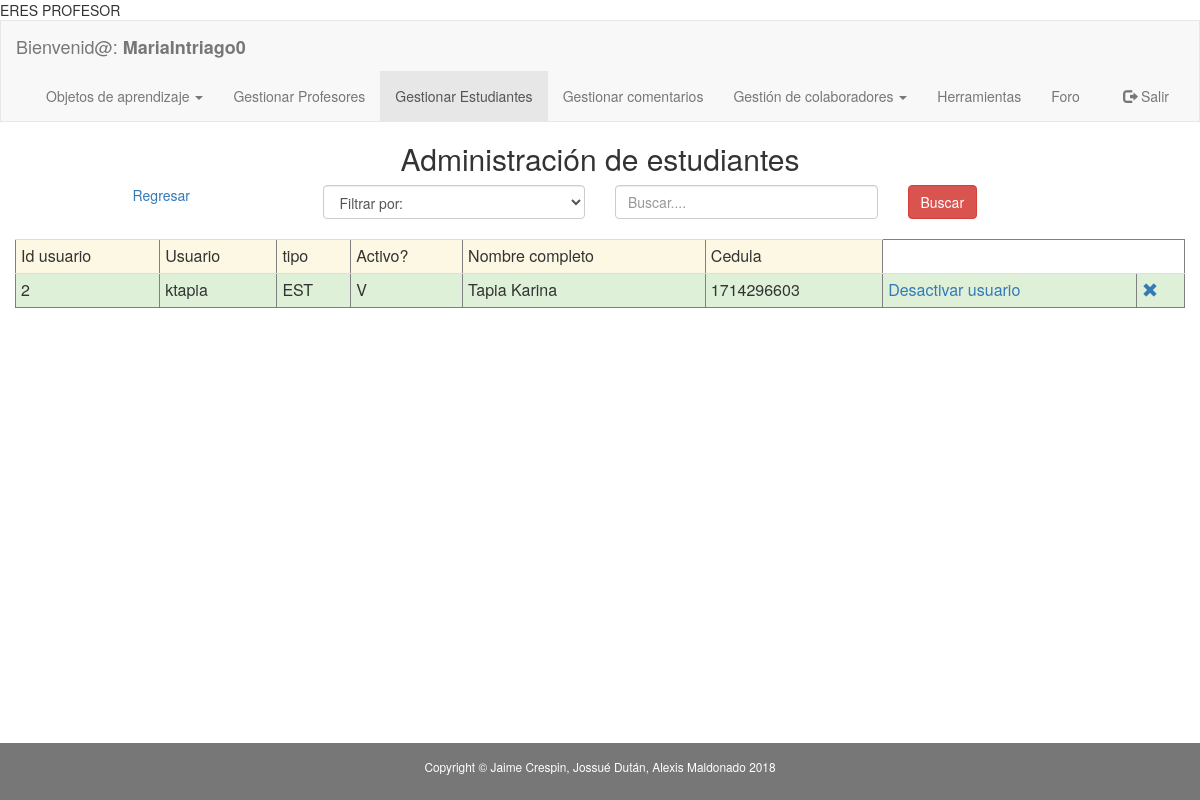
The page /sgoa/aplicacion/modulos_administrador/adm_ejecutar_buscar_estudiantes.php (signed in) on the database as committed earlier.
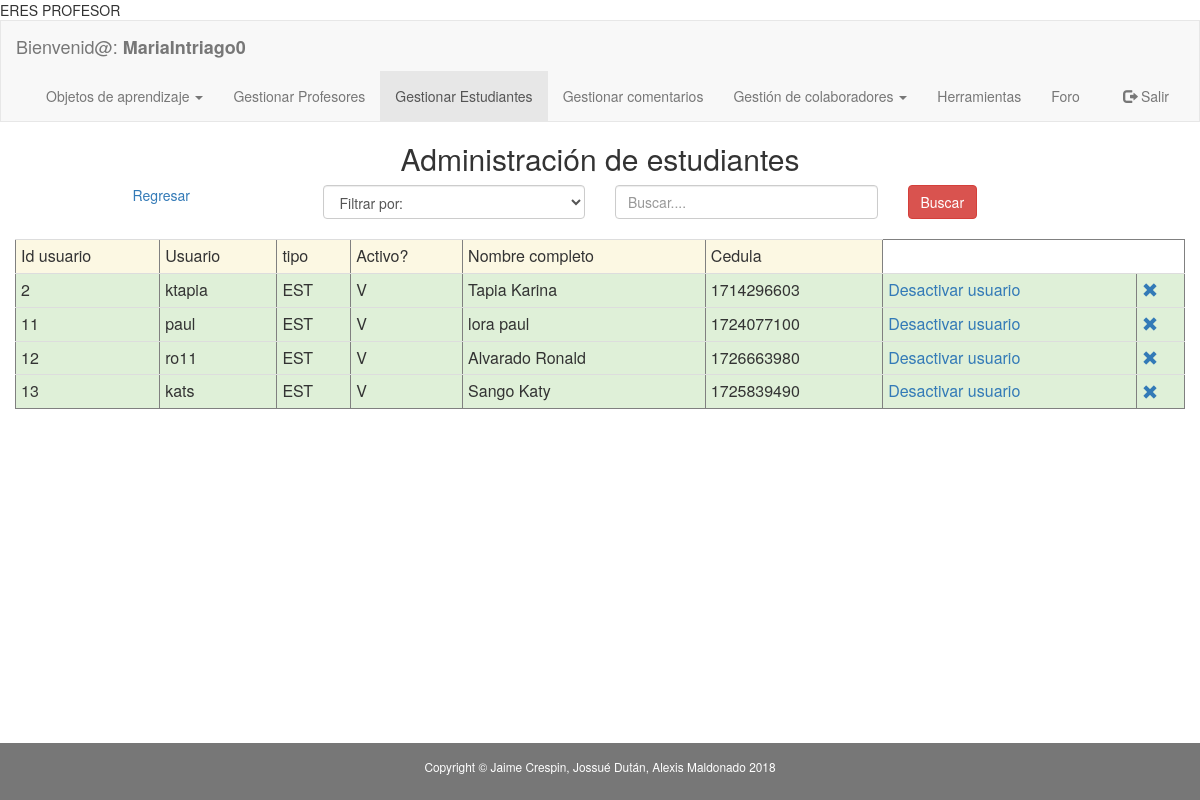
The same page on the database as committed later.
### tables this page shows
CREATE TABLE `estudiante` (
  `idestudiante` int(11) NOT NULL,
  `ci` varchar(45) DEFAULT NULL,
  `nombres` varchar(45) DEFAULT NULL,
  `apellidos` varchar(45) DEFAULT NULL,
  `carrera` varchar(45) DEFAULT NULL,
  `id_facultad` int(11) DEFAULT NULL,
  `mail` varchar(45) DEFAULT NULL,
  `id_usuario` int(11) DEFAULT NULL,
  `fecha_nacimiento` varchar(45) DEFAULT NULL,
  `genero` varchar(1) DEFAULT NULL,
  `ciudad` varchar(10) DEFAULT NULL,
  `domicilio` varchar(60) DEFAULT NULL,
  `celular` varchar(15) DEFAULT NULL,
  `convencional` varchar(15) DEFAULT NULL
);

CREATE TABLE `usuario` (
  `idUsuario` int(11) NOT NULL,
  `usuario` varchar(45) DEFAULT NULL,
  `contrasenia` varchar(45) DEFAULT NULL,
  `tipo_usuario` varchar(3) DEFAULT NULL,
  `activo` varchar(1) DEFAULT NULL,
  `foto` varchar(45) DEFAULT ''
);

### sgoa/aplicacion/modulos_administrador/adm_ejecutar_buscar_estudiantes.php (the view, shortened to what this page needs)
<!DOCTYPE html PUBLIC "-//W3C//DTD XHTML 1.0 Transitional//EN" "http://www.w3.org/TR/xhtml1/DTD/xhtml1-transitional.dtd">
<html xmlns="http://www.w3.org/1999/xhtml" lang="es">
    <head>
        <link rel="stylesheet" href="../../plugins/bootstrap/css/bootstrap.min.css"></link>
    </head>
    <body>
        <?php include './navbar_adm_estudiantes.php';?>
        <div class="container-fluid text-center">
            <div class="row content">
                <div class="col-sm-12 text-center">
                    <h2> Administración de estudiantes</h2>
                    <form onsubmit="return validar_busqueda_cedula()" action="../modulos_administrador/adm_ejecutar_buscar_estudiantes.php" method="post" enctype="multipart/form-data">
                        <div class="col-md-3">
                            <a href="adm_buscar_estudiantes.php">Regresar</a>
                        </div>
                        <div class="col-md-3 text-left ">
                            <select class= "form-control" name="tipo_criterio" dir="ltr" required id="select_criterio">
                                <option value="">Filtrar por:</option>
                            </select></br>
                        </div>
                        <div class="col-md-3 text-center">
                            <input type="text" class="form-control" id="criterio_busqueda" placeholder="Buscar...." name="criterio_busqueda" required></br>
                        </div>
                        <div class="col-md-3 text-left">
                            <button id="registrar" type="submit" class="btn btn-danger">Buscar</button>
                        </div>
                    </form>
                    <?php
                    $statement = 'select u.*,e.nombres, e.apellidos, e.ci from usuario as u, estudiante as e where u.idUsuario=e.id_usuario';
                    $conexion = new Conexion();
                    $consulta = $conexion->prepare($statement);
                    $consulta->setFetchMode(PDO::FETCH_ASSOC);
                    $consulta->execute();
                    echo '<table border ="1|1" class="table table-condensed";>';
                    echo '<tr class="warning">';
                    echo '<td>Id usuario</td>';
                    echo '<td>Usuario</td>';
                    echo '<td>tipo</td>';
                    echo '<td>Activo?</td>';
                    echo '<td>Nombre completo</td>';
                    echo '<td>Cedula</td>';
                    echo "</tr>";
                    if ($consulta->rowCount() != 0) {
                        while ($row = $consulta->fetch()) {
                            echo '<tr class="success">';
                            echo '<td>' . $row['idUsuario'] . '</td>';
                            echo '<td>' . $row['usuario'] . '</td>';
                            echo '<td>' . $row['tipo_usuario'] . '</td>';
                            echo '<td>' . $row['activo'] . '</td>';
                            echo '<td>' . $row['apellidos'] . '  ' . $row['nombres'] . '</td>';
                            echo '<td>' . $row['ci'] . '</td>';
                            if ($row['activo'] == 'V') {
                                echo '<td><a href="adm_buscar_estudiantes.php?id=' . $row['idUsuario'] . '&id_gestion=1">Desactivar usuario</a></td>';
                            } else {
                                echo '<td><a href="adm_buscar_estudiantes.php?id=' . $row['idUsuario'] . '&id_gestion=2">Activar usuario</a></td>';
                            }
                            echo "<td><a onClick=\"javascript: return confirm('Realmente desea eliminar el estudiante seleccionado?');\" href='adm_buscar_estudiantes.php?id=" . $row['idUsuario'] . "&id_gestion=3'><span class='glyphicon glyphicon-remove'></a></td>";
                            echo '</tr>';
                        }
                    }
                    echo '</table>';
                    ?>
                </div>
            </div>
        </div></br></br></br>
        <footer class="label-default container-fluid text-center">
            <p class="copyright small">Copyright &copy; Jaime Crespin, Jossué Dután, Alexis Maldonado 2018</p>
        </footer>
    </body>
</html>

Rows that differ between the two databases and show on the page:
added estudiante: id_usuario.idUsuario "11", id_usuario.usuario "paul", id_usuario.tipo_usuario "EST", id_usuario.activo "V", apellidos "lora", nombres "paul", ci "1724077100"
added estudiante: id_usuario.idUsuario "12", id_usuario.usuario "ro11", id_usuario.tipo_usuario "EST", id_usuario.activo "V", apellidos "Alvarado", nombres "Ronald", ci "1726663980"
added estudiante: id_usuario.idUsuario "13", id_usuario.usuario "kats", id_usuario.tipo_usuario "EST", id_usuario.activo "V", apellidos "Sango", nombres "Katy", ci "1725839490"
